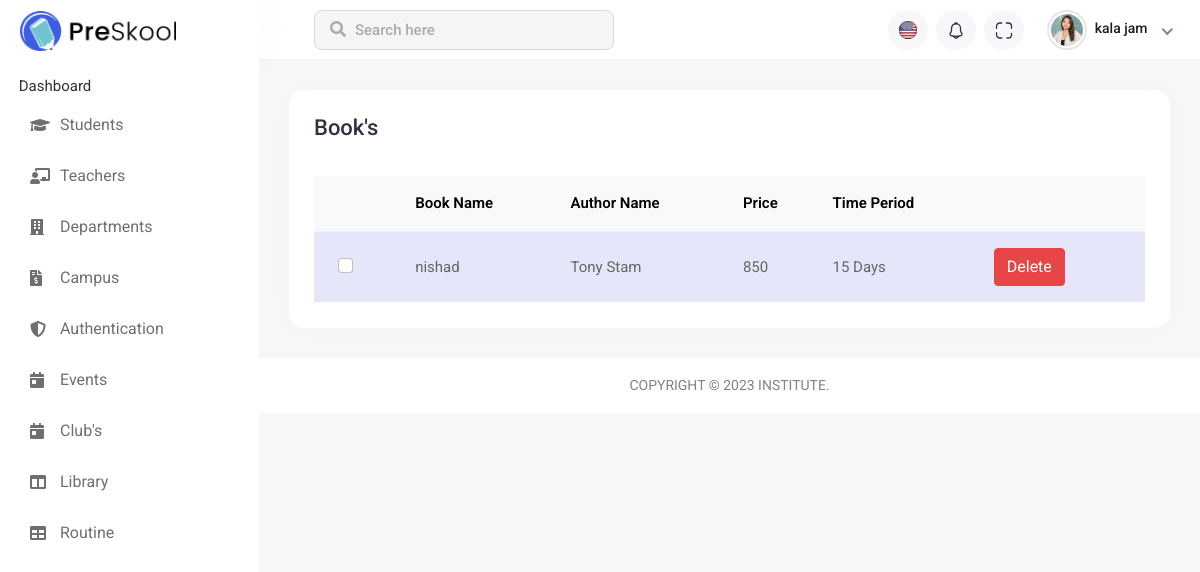
The app's page /book_page/, older data.
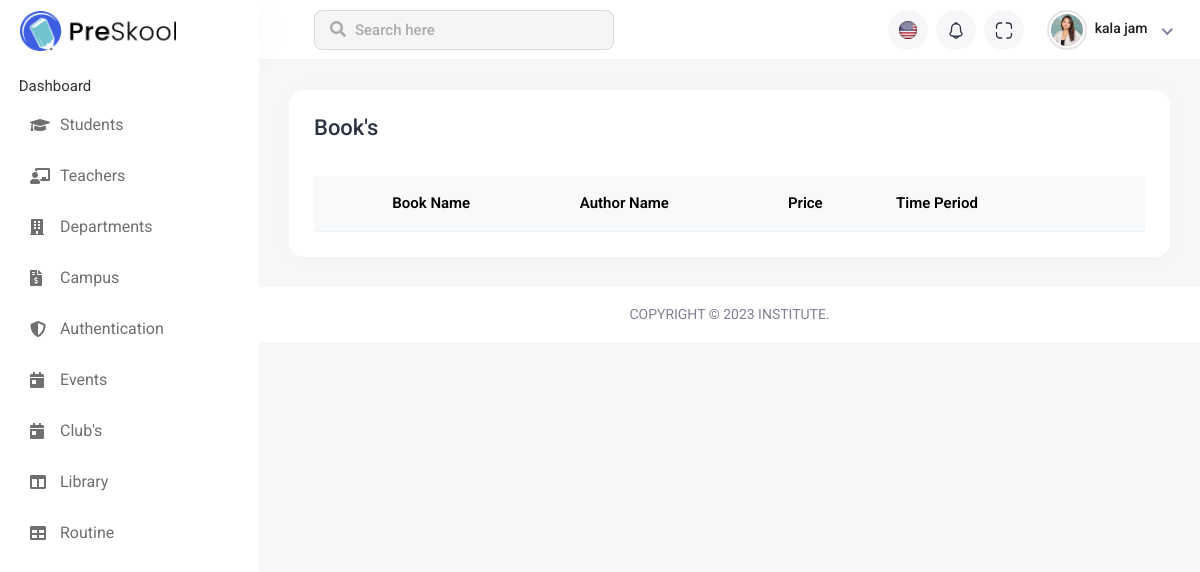
The same page, newer data.
### institute_App/models.py (models this page shows, shortened)
class Common(models.Model):
    Master=models.ForeignKey(Master, on_delete=models.CASCADE)
    Name=models.CharField(max_length=50)
    DateOfBirth=models.DateField(default='2022-11-21')
    DateOfJoining=models.DateField(default='2022-11-21')
    Address=models.CharField(max_length=100)
    class Meta:
        db_table="common"

class Book(models.Model):
    Book_Name=models.CharField(max_length=40)
    Author_Name=models.CharField(max_length=40)
    Price=models.CharField(max_length=40)
    Time_Period=models.CharField(max_length=40)
    class Meta:
        db_table = 'book'

### institute_App/views.py (the view)
# urls.py: path('book_page/',book_page,name='book_page'),
def book_page(request):
    book_page_data(request) #load student data
    return render(request,'book_page.html', data)

### institute_App/views.py (called while the page is built)
def book_page_data(request):
    print(request.POST)
    book = Book.objects.all()
    data['book'] = book

### institute_App/templates/book_page.html (shortened to what this page needs)
{% extends 'base.html' %}
{% load static %}
{% block main_content %}
<div class="main-wrapper">
    <div class="header">
        <div class="header-left">
            <a href="{% static 'index-2.html' %}" class="logo">
                <img src="{% static 'assets/img/logo.png' %}" alt="Logo">
            </a>
        </div>
        <div class="top-nav-search">
            <form>
                <input type="text" class="form-control" placeholder="Search here">
                <button class="btn" type="submit"><i class="fas fa-search"></i></button>
            </form>
        </div>
        <ul class="nav user-menu">
            <li class="nav-item dropdown noti-dropdown language-drop me-2">
                <a href="#" class="dropdown-toggle nav-link header-nav-list" data-bs-toggle="dropdown">
                    <img src="{% static 'assets/img/icons/header-icon-01.svg' %}" alt="">
                </a>
            </li>
            <li class="nav-item dropdown noti-dropdown me-2">
                <a href="#" class="dropdown-toggle nav-link header-nav-list" data-bs-toggle="dropdown">
                    <img src="{% static 'assets/img/icons/header-icon-05.svg' %}" alt="">
                </a>
            </li>
            <li class="nav-item zoom-screen me-2">
                <a href="#" class="nav-link header-nav-list win-maximize">
                    <img src="{% static 'assets/img/icons/header-icon-04.svg' %}" alt="">
                </a>
            </li>
            <li class="nav-item dropdown has-arrow new-user-menus">
                <a href="#" class="dropdown-toggle nav-link" data-bs-toggle="dropdown">
                    <span class="user-img">
                        <img class="rounded-circle" src="{% static 'assets/img/profiles/avatar-01.jpg' %}" width="31"
                            alt="Ryan Taylor">
                        <div class="user-text">
                            <h6>{{user_data.first_name}} {{user_data.last_name}}</h6>
                        </div>
                    </span>
                </a>
            </li>
        </ul>
    </div>
    <div class="sidebar" id="sidebar">
        <div class="sidebar-inner slimscroll">
            <div id="sidebar-menu" class="sidebar-menu">
                <ul>
                    <li class="submenu" >
                        <span> Dashboard </span>
                        </li>
                    <li class="submenu">
                        <a href="#"><i class="fas fa-graduation-cap"></i> <span> Students</span> </a>
                    </li>
                    <li class="submenu">
                        <a href="#"><i class="fas fa-chalkboard-teacher"></i> <span> Teachers</span> </a>
                    </li>
                    <li class="submenu">
                        <a href="#"><i class="fas fa-building"></i> <span> Departments</span> </a>
                    </li>
                    <li class="submenu">
                        <a href="#"><i class="fas fa-file-invoice-dollar"></i> <span> Campus</span> </a>
                    </li>
                    <li class="submenu">
                        <a href="#"><i class="fas fa-shield-alt"></i> <span>Authentication </span> </a>
                    </li>
                    <li>
                        <a href="{% url 'event_page' %}"><i class="fas fa-calendar-day"></i> <span>Events</span></a>
                    </li>
                    <li>
                        <a href="{% url 'club_page' %}"><i class="fas fa-calendar-day"></i> <span>Club's</span></a>
                    </li>
                    <li class="submenu">
                        <a href="#"><i class="fas fa-columns"></i> <span> Library </span> </a>
                    </li>
                    <li class="submenu">
                        <a href="#"><i class="fas fa-table"></i> <span> Routine </span> </a>
                    </li>
                </ul>
            </div>
        </div>
    </div>
    <div class="page-wrapper">
        <div class="content container-fluid">
            <div class="row">
                <div class="col-sm-12">
                    <div class="card card-table comman-shadow">
                        <div class="card-body">
                            <div class="page-header">
                                <div class="row align-items-center">
                                    <div class="col">
                                        <h3 class="page-title">Book's</h3>
                                    </div>
                                </div>
                            </div>
                            <div class="table-responsive">
                                <table
                                    class="table border-0 star-student table-hover table-center mb-0 datatable table-striped">
                                    <thead class="student-thread">
                                        <tr>
                                            <th>
                                            </th>
                                            <th>Book Name</th>
                                            <th>Author Name</th>
                                            <th>Price</th>
                                            <th>Time Period</th>
                                            <th></th>
                                        </tr>
                                    </thead>
                                    <tbody>
                                        {% for S_data in book %}
                                        <tr>
                                            <td>
                                                <div class="form-check check-tables">
                                                    <input class="form-check-input" type="checkbox" value="something">
                                                </div>
                                            </td>
                                            <td>{{S_data.Book_Name}}</td>
                                            <td>{{S_data.Author_Name}}</td>
                                            <td>{{S_data.Price}}</td>
                                            <td>{{S_data.Time_Period}}</td>
                                            <td><button class="btn btn-danger"> <a style="color: white;" href="{% url 'book_delete' book_name=S_data.Book_Name %}"> Delete</a></button></td>
                                        </tr>
                                        {% endfor %}
                                    </tbody>
                                </table>
                            </div>
                        </div>
                    </div>
                </div>
            </div>
        </div>
        <footer>
            <p>Copyright © 2023 Institute.</p>
        </footer>
    </div>
</div>
{% endblock %}

### institute_App/templates/base.html (shortened to what this page needs)
<!DOCTYPE html>
<html lang="en">
{% load static %}
<head>
    <link rel="stylesheet" href="{%static 'assets/plugins/bootstrap/css/bootstrap.min.css' %}">
    <link rel="stylesheet" href="{%static 'assets/plugins/feather/feather.css' %}">
    <link rel="stylesheet" href="{%static 'assets/plugins/icons/flags/flags.css' %}">
    <link rel="stylesheet" href="{%static 'assets/plugins/fontawesome/css/fontawesome.min.css' %}">
    <link rel="stylesheet" href="{%static 'assets/plugins/fontawesome/css/all.min.css' %}">
    <link rel="stylesheet" href="{%static 'assets/css/style.css' %}">
</head>
<body>
    {% block main_content %}
    {% endblock %}
</body>
</html>

### institute_App/templates/book_page.html (style rules this page uses)
.page-wrapper { min-height: 406px !important; }

Row changes from the older to the newer data that the page shows:
removed Book: Book_Name "nishad", Author_Name "Tony Stam", Price "850", Time_Period "15 Days"
